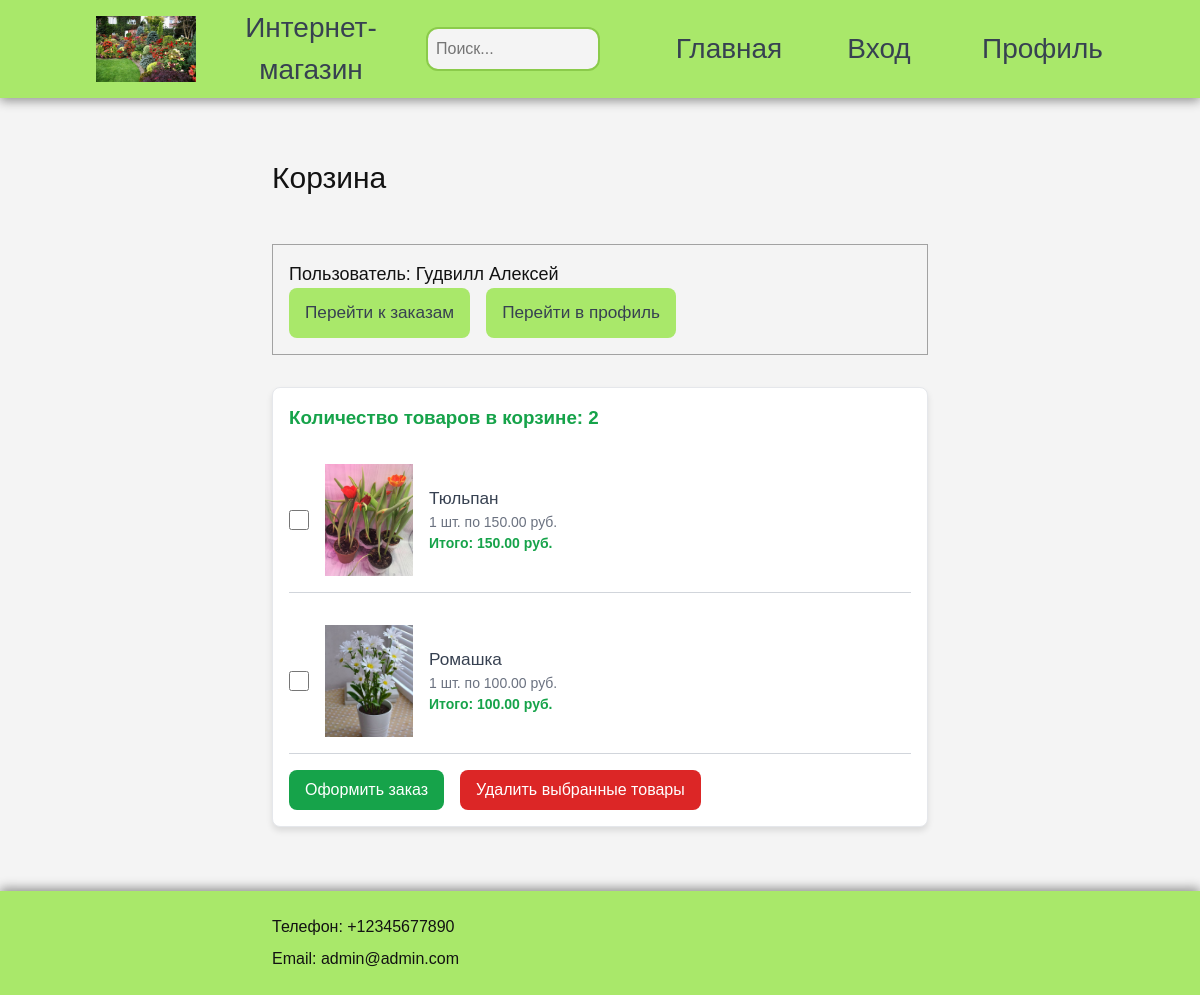
/cart/ (signed in), run on an earlier commit of the app's database.
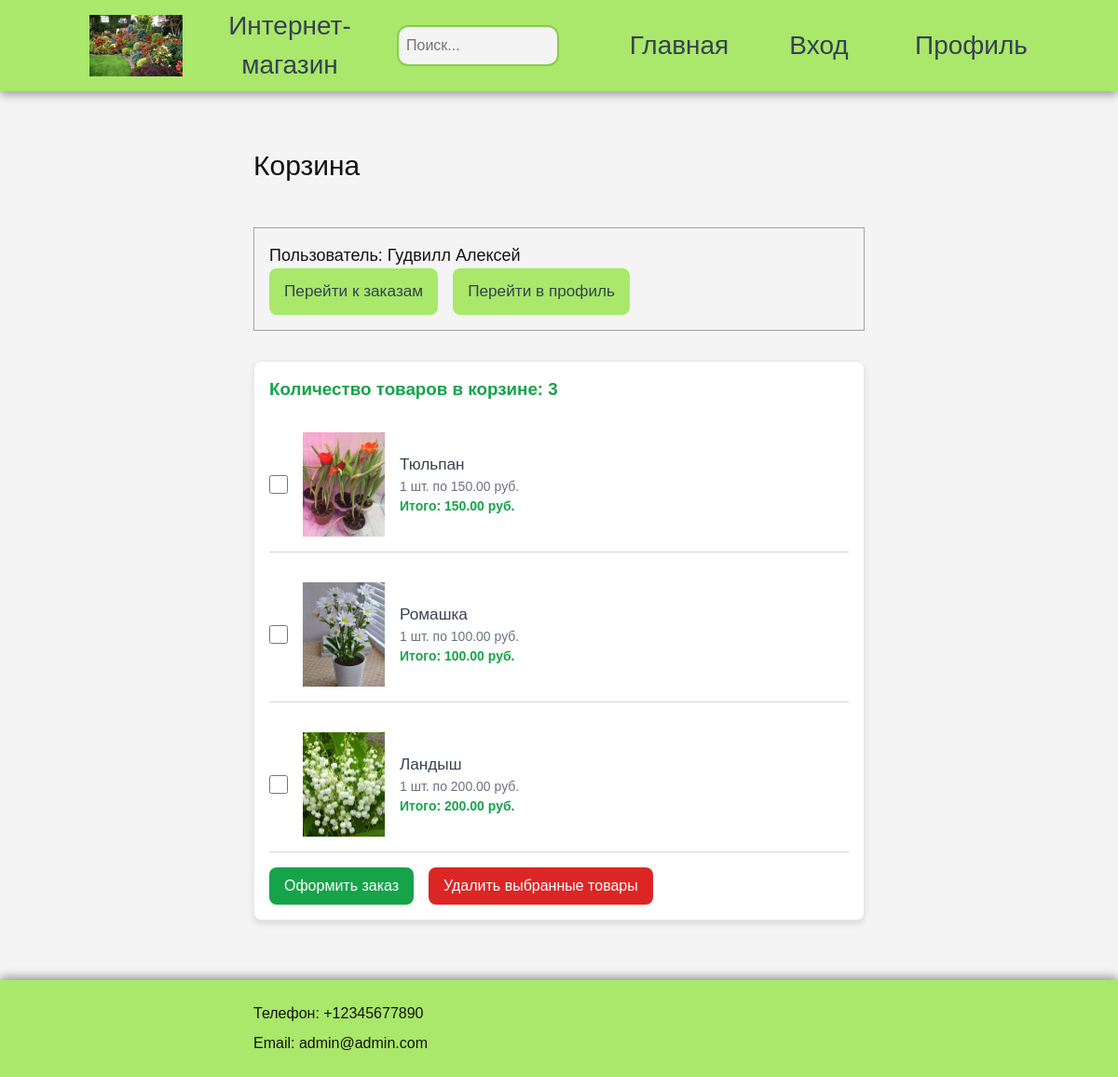
And on a later commit of the database.
### shop/models.py (models this page shows, shortened)
class ShopUser(models.Model):
    email = models.EmailField(unique=True, verbose_name="Email")
    full_name = models.CharField(max_length=255, verbose_name="ФИО")
    phone_number = models.CharField(max_length=20, verbose_name="Телефон")
    password = models.CharField(max_length=128, verbose_name="Пароль")
    created_at = models.DateTimeField(auto_now_add=True, verbose_name="Дата регистрации")

class Cart(models.Model):
    user = models.OneToOneField(ShopUser, on_delete=models.CASCADE, related_name="cart")
    created_at = models.DateTimeField(auto_now_add=True)

class CartItem(models.Model):
    cart = models.ForeignKey(Cart, related_name="items", on_delete=models.CASCADE)
    product = models.ForeignKey('Product', on_delete=models.CASCADE)
    quantity = models.PositiveIntegerField(default=0)
    is_selected = models.BooleanField(default=False)

class Product(models.Model):
    category = models.ForeignKey(Category, related_name='products', on_delete=models.CASCADE)
    name = models.CharField(max_length=200, db_index=True)
    slug = models.SlugField(max_length=200, db_index=True)
    image = models.ImageField(upload_to='products/%Y/%m/%d', blank=True)
    short_description = models.TextField(blank=True)
    description = models.TextField(blank=True)
    price = models.DecimalField(max_digits=10, decimal_places=2)
    stock = models.PositiveIntegerField()
    available = models.BooleanField(default=True)
    created = models.DateTimeField(auto_now_add=True)
    updated = models.DateTimeField(auto_now=True)
    class Meta:
        ordering = ('name',)
        index_together = (('id', 'slug'),)
    def get_absolute_url(self):
        return reverse('shop:product_detail',
                        args=[self.id, self.slug])

### shop/views.py (the view)
# urls.py: path('cart/', views.cart, name='cart'),
def cart(request): # страница корзины
    if 'user_id' not in request.session:
        return redirect('shop:registration')
    user = ShopUser.objects.get(id=request.session['user_id'])
    cart = user.cart  # Корзина пользователя
    return render(request, 'shop/cart.html', {'user': user, 'cart': cart})

### shop/templatetags/calculations.py (called while the page is built)
@register.filter
def multiply(value, arg):
    return value * arg

@register.filter
def sum_cart(items):
    i = 0
    for item in items:
        if item.quantity:
            i+=1*item.quantity
        else:
            i+=1
    return i

### shop/templates/shop/cart.html (shortened to what this page needs)
{% extends "shop/base.html" %}
{% load static %}
{% load calculations %}
{% block content %}
<h2>Корзина</h2>
<div class="profil_data">
    <p>Пользователь: {{ user.full_name }}</p>
    <article class="basket-content" style="flex-direction: row;">
        <form method="post" action="{% url 'shop:order' %}">
            <button type="submit" class="profil-btn" style="width: 100%; padding: 0 1rem;">Перейти к заказам</button>
        </form>
        <form method="post" action="{% url 'shop:profil' %}">
            <button type="submit" class="profil-btn" style="width: 100%; padding: 0 1rem;">Перейти в профиль</button>
        </form>
    </article>
</div>
<article class="order_article">
    <form method="post" action="{% url 'shop:cart_action' %}">
        {% if cart.items.exists %}
            <section class="text-in">Количество товаров в корзине: {{ cart.items.all|sum_cart }}</section>
            {% for item in cart.items.all %}
            <section class="order-row">
                <input type="checkbox" name="selected_items" value="{{ item.id }}">
                <a class="order-images" href="{{ item.product.get_absolute_url }}">
                    <img src="{% if item.product.image %}{{ item.product.image.url }}{% else %}{% static 'img/err.jpg' %}{% endif %}">
                </a>
                <div class="order-details">
                    <a class="product-name" href="{{ item.product.get_absolute_url }}">{{ item.product.name }}</a>
                    <div class="product-info">
                        {{ item.quantity }} шт. по {{ item.product.price }} руб. <br>
                        <strong>Итого: {{ item.quantity|multiply:item.product.price }} руб.</strong>
                    </div>
                </div>
            </section>
            {% endfor %}
        {% else %}
            <section class="text-in">Корзина пуста</section>
        {% endif %}
        <div class="basket-content" style="flex-direction: row;">
            <button type="submit" class="order-btn btn-success" onclick="this.form.action.value='order'">
                Оформить заказ
            </button>
            <button type="submit" class="order-btn btn-danger" onclick="this.form.action.value='remove'">
                Удалить выбранные товары
            </button>
        </div>
    </form>
</article>
{% endblock content %}

### shop/templates/shop/base.html (shortened to what this page needs)
{% load static %}
<!DOCTYPE html>
<html lang="ru">
<head>
	<link rel="stylesheet" href="https://use.fontawesome.com/releases/v5.8.2/css/all.css">
	<link rel="stylesheet" href="https://cdn.jsdelivr.net/npm/bootstrap@5.2.3/dist/css/bootstrap.min.css">
	<link rel="stylesheet" href="{% static 'css/garden_store.css' %}">
</head>
<body data-theme="color">
	<div class="wrapper">
		<header>
			<article class="menu">
				<section class="menu-section">
					<img src="{% static 'img/main_logo.jpg' %}" alt="logo" width="100">
					<a style="width: 300px;" href="/">Интернет-магазин</a>
					<form method="get" action="{% url 'shop:product_list' %}">
						<div class="header-form">
							<input type="text" name="query" placeholder="Поиск..." required>
						</div>
					</form>
				</section>
				<section class="menu-section" style="justify-content: end;">
					<a href="/" title="Главная страница">Главная</a>
					<a href="/registration" title="Вход">Вход</a>
					<a class="menu-inside-show" href="/profil" title="Профиль">Профиль</a>
				</section>
			</article>
		</header>
		<main>
			{% block content %}
			{% endblock %}
		</main>
		<footer>
			<p>Телефон: +12345677890</p>
			<p>Email: admin@admin.com</p>
		</footer>
	</div>
</body>
</html>

### shop/static/css/garden_store.css (style rules this page uses)
* { margin: 0; padding: 0; }
[data-theme="color"] { --body-bg: #f4f4f4; --form-bg: #ffffff; --header-bg: #A9E86A; --header-bg-dark: #8bcb4b; --dark: #121212; --gray: #374151; --link: #61afef; --link-hover: #2c83ca; --link-active: #375772; --hr: #a2a2a2; --shadow: #939393; --code-color: #888; --img-op: 1; }
body, html { margin: 0; padding: 0; width: 100%; height: 100%; }
body { color: var(--dark); background-color: var(--body-bg); font-family: 'Rubik', sans-serif; font-weight: 400; }
a { font-size: 26px; color: var(--link); text-decoration: none; }
h2 { font-size: 30px; margin-bottom: 3rem; }
p { font-size: 22px; margin: 0; }
form { display: flex; flex-direction: column; gap: 1rem; }
input { width: 70%; padding: 8px; border: 1px solid #ccc; border-radius: 5px; outline: none; transition: border-color 0.2s; }
.wrapper { display: flex; flex-direction: column; height: 100%; }
header { flex: 1 0 auto; width: 100%; padding: 0 6rem; position: fixed; z-index: 1000; text-align: center; background-color: var(--header-bg); box-shadow: 0 3px 10px var(--shadow); }
.header-form { display: flex; align-items: center; justify-content: space-between; }
.header-form input { width: 100%; padding: 8px; border: 2px solid var(--header-bg-dark); border-radius: 12px; outline: none; transition: border-color 0.2s; background-color: var(--body-bg); }
.menu { width: 100%; position: relative; display: grid; grid-template-columns: repeat(2, 1fr); }
.menu-section { display: flex; align-items: center; }
.menu-section a { width: 150px; font-size: 28px; transition: transform 0.4s; color: var(--gray); }
.menu-inside-show { position: relative; padding: 1.75rem; }
footer { flex: 0 0 auto; float: left; align-items: center; padding: 1rem 17rem; background-color: var(--header-bg); box-shadow: 0 -3px 10px var(--shadow); }
footer p { font-size: 16px; margin: 0.5rem 0; }
main { flex: 1 0 auto; float: left; padding: 2rem 17rem; margin-top: 8rem; }
.profil_data { width: 100%; border: 1.5px solid var(--hr); padding: 1rem; margin: 2rem 0; }
.profil_data p { font-size: 18px; }
.basket-content { display: flex; flex-direction: column; flex: 70%; gap: 1rem; }
.profil-btn { width: 85%; height: 50px; border-radius: 0.5rem; font-size: 1.075rem; color: var(--gray); background-color: var(--header-bg); border: none; cursor: pointer; transition: transform 0.2s ease, background-color 0.2s ease; }
.order_article { padding: 1rem; margin: 2rem 0; background-color: var(--form-bg); box-shadow: 0 4px 6px rgba(0, 0, 0, 0.1); border-radius: 0.5rem; border: 1px solid #e5e7eb; }
.text-in { font-size: 1.175rem; font-weight: 600; color: #16a34a; }
.order-row { display: flex; align-items: center; gap: 1rem; padding: 1rem 0; border-bottom: 1px solid #d1d5db; }
.order-row input[type="checkbox"] { width: 1.25rem; height: 1.25rem; border-radius: 0.25rem; }
.order-images { width: 5.5rem; height: 7rem; }
.order-images img { width: 100%; height: 100%; object-fit: cover; }
.product-name { font-size: 1.075rem; font-weight: 500; color: var(--gray); }
.product-info { font-size: 0.875rem; color: #6b7280; }
.product-info strong { color: #16a34a; }
.order-btn { padding: 0.5rem 1rem; border-radius: 0.5rem; font-size: 1rem; color: var(--form-bg); border: none; cursor: pointer; transition: transform 0.2s ease, background-color 0.2s ease; }
.btn-success { background-color: #16a34a; }
.btn-danger { background-color: #dc2626; }

What changed in the data, as far as the page shows it:
computed for Cart: items.all|sum_cart "2" → "3"
added CartItem: product.image (picture), product.name "Ландыш", quantity "1", product.price "200.00", quantity|multiply "200.00"
